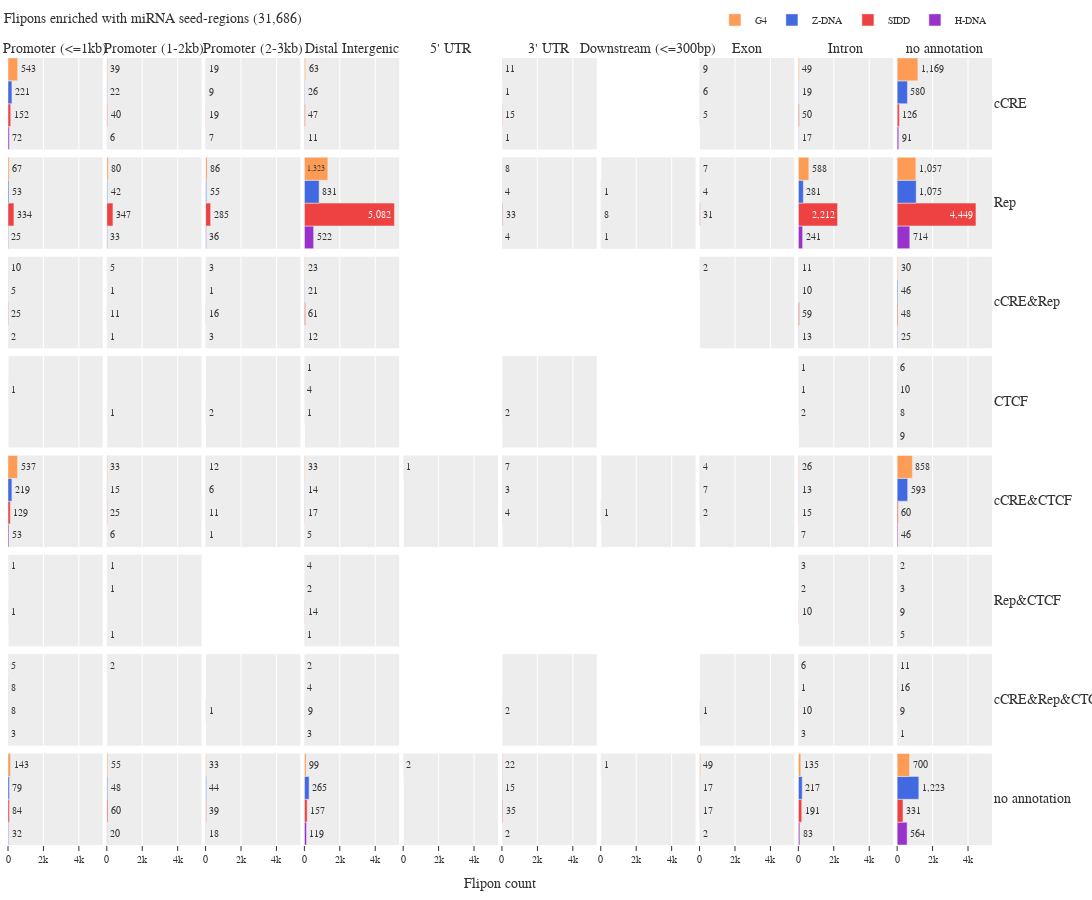

The notebook cell this image was saved under:
### Code cell
groups = ["G4", "Z-DNA", "SIDD", "H-DNA"][::-1]
annotations = [
    "Promoter (<=1kb)",
    "Promoter (1-2kb)",
    "Promoter (2-3kb)",
    "Distal Intergenic",
    "5' UTR",
    "3' UTR",
    "Downstream (<=300bp)",
    "Exon",
    "Intron",
    "no annotation",
]
feature_groups = [
    "cCRE",
    "Rep",
    "cCRE&Rep",
    "CTCF",
    "cCRE&CTCF",
    "Rep&CTCF",
    "cCRE&Rep&CTCF",
    "no annotation",
]

n_rows = len(feature_groups)
n_cols = len(annotations)

fig = ps.make_subplots(
    rows=n_rows,
    cols=n_cols,
    shared_xaxes="all",
    shared_yaxes="all",
    horizontal_spacing=0.004,
    vertical_spacing=0.01,
    column_titles=annotations,
    row_titles=feature_groups,
    x_title="Flipon count",
    # y_title="Flipon group",
)

for i, feature_group in enumerate(feature_groups):
    for j, annotation in enumerate(annotations):
        df = (
            plotly_data[
                (plotly_data["feature_group"] == feature_group)
                & (plotly_data["annotation"] == annotation)
            ]
            .set_index("group")
            .reindex(groups)
            .dropna()
        )

        if not len(df):
            continue

        colors = {
            "G4": "#FE9B54",
            "Z-DNA": "royalblue",
            "SIDD": "#ED4241",
            "H-DNA": "darkorchid",
        }
        # https://stackoverflow.com/questions/70347594/how-to-format-plotly-legend-when-using-marker-color
        for idx, row in df.iterrows():
            sub = pgo.Bar(
                x=[row["count"]],
                y=[idx],
                name=idx,
                textposition="outside" if row["count"] < 1300 else "inside",
                texttemplate="%{x:,d}",
                marker=dict(color=colors[idx]),
                width=1,
                orientation="h",
                showlegend=True if (i == 0 and j == 0) else False,
            )
            fig.add_trace(sub, row=i + 1, col=j + 1)
        fig.update_xaxes(ticks="", row=i + 1, col=j + 1)

fig.update_xaxes(tickformat="s")
fig.update_xaxes(ticks="outside", row=n_rows)
fig.update_yaxes(type="category", visible=False)
fig.update_annotations(textangle=0, font=dict(size=14))

fig.update_layout(
    title=f"Flipons enriched with miRNA seed-regions ({plotly_data['count'].sum():,d})",
    title_x=0.0035,
    title_y=.985,
    height=900,
    width=1800,
    font=dict(family="monospace", size=10),
    uniformtext_minsize=10,
    margin=dict(l=5, t=55, b=55),
    legend=dict(
        # title_text="Flipon group",
        traceorder="reversed",
        orientation="h",
        yanchor="bottom",
        y=1.03,
        xanchor="right",
        x=0.98,
    ),
    template="ggplot2",
)

fig.write_image(d_img / 'enrichment-table-all-flipons-01-mirna-only.png')

fig.show()
